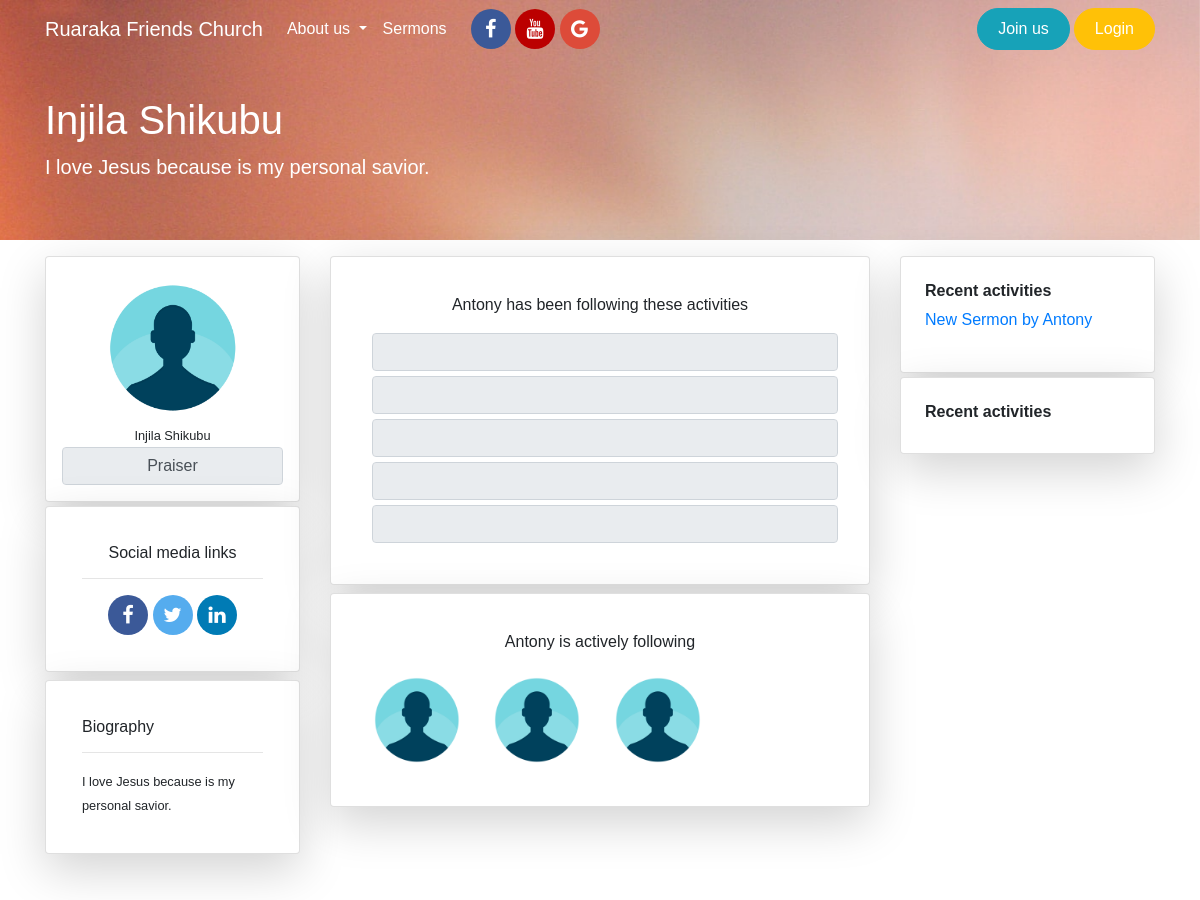
Before: /profile/Antony (upper part) with the older database file.
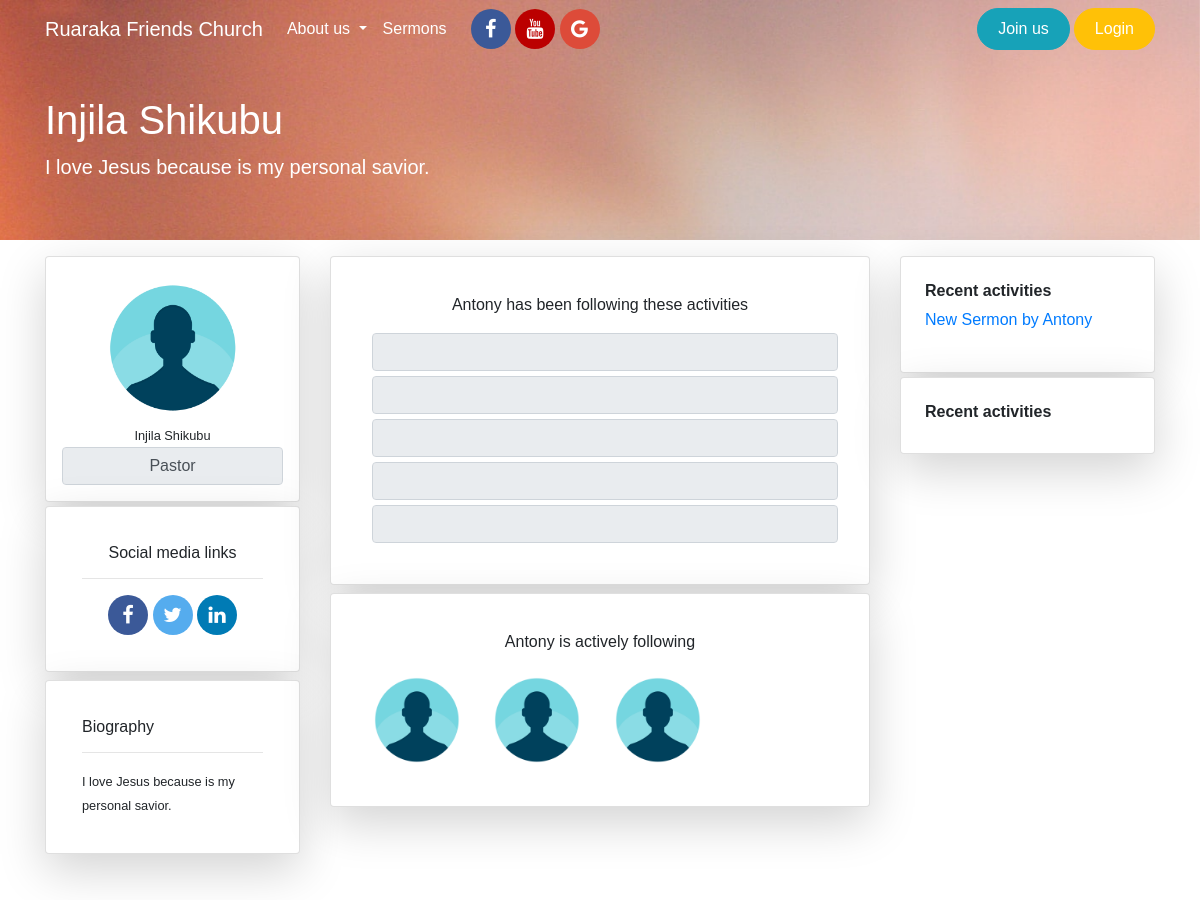
After: the same page with the newer database file.
### app/models.py (models this page shows, shortened)
class User(UserMixin,db.Model):
	id = db.Column(db.Integer, primary_key=True)
	username = db.Column(db.String(124), index=True,unique=True)
	firstname = db.Column(db.String(124), index=True)
	lastname = db.Column(db.String(124), index=True)
	email = db.Column(db.String(124), index=True, unique=True)
	password_hash = db.Column(db.String(124), index=True, unique=True)
	about_me = db.Column(db.String(150))
	avatar = db.Column(db.String(150))
	facebook_url = db.Column(db.String(200))
	twitter_url = db.Column(db.String(200))
	linkedin_url = db.Column(db.String(200))
	role = db.Column(db.String(124), index=True)
	posts = db.relationship('Post', backref='author', lazy='dynamic')
	sermons = db.relationship('Sermon', backref='author', lazy='dynamic')

### app/routes.py (the view)
@app.route('/profile/<username>', methods=['GET', 'POST'])
def profile(username):
	user = User.query.filter_by(username=username).first()
	sermons = Sermon.query.filter_by(user_id=user.id).all()
	posts = None
	owner = False
	try:
		posts = Post.query.filter_by(user_id=user.id)
		if current_user.id == user.id:
			owner = True
	except:
		pass
	title = "{}'s  Profile ".format(user.username)
	return render_template('profile.html',title=title, user=user, posts=posts,sermons=sermons)

### app/templates/profile.html (shortened to what this page needs)
{% extends 'base.html' %}
{% block content  %}
<section id="profile_section">
	<div id="section-profile-top">
		<div class="pt-5 container">
			<h1 class="mt-5">{{user.firstname}} {{user.lastname}}</h1>
			<p class="lead">
					{{user.about_me}}
			</p>
		</div>
	</div>
	<div class="container mt-3 mb-5">
		<div class="row">
			<div class="col-xs-12 col-sm-12 col-md-3 col-lg-3 col-xl-3">
				<div class="card shadow-lg p-3 mb-1 bg-white rounded text-center">
					<img src="{{url_for('static', filename='imgs/profile_pic.png')}}" class="img-rounded mx-auto" style="height: 150px; width:150px">
					<div class="card-body p-0">
						<small>{{user.firstname}} {{user.lastname}}</small>
						<input type="tex" disabled value="{{user.role}}" class="form-control" style="text-align: center">
					</div>
				</div>
				<div class="card shadow-lg p-3 mb-2 bg-white rounded">
					<div class="card-body">
						<h6 class="text-center">Social media links</h6>
						<hr>
						<div id="social_media_links" class="text-center">
					        <a href="{{user.facebook_url or 'https://www.facebook.com/'}}" class="fa fa-facebook"></a>
					        <a href="{{user.twitter_url or 'https://www.twitter.com/'}}" class="fa fa-twitter"></a>
					        <a href="{{user.linkedin_url or 'https://www.linkedin.com/'}}" class="fa fa-linkedin"></a>
				      </div>
					</div>
				</div>
				<div class="card shadow-lg p-3 mb-2 bg-white rounded">
					<div class="card-body">
						<h6>Biography</h6>
						<hr>
						<small class="">
							{{user.about_me}}
						 </small>
					</div>
				</div>
			</div>
			<div class="col-xs-12 col-sm-12 col-md-6 col-lg-6 col-xl-6">
				<div class="card shadow-lg p-3 mb-2 bg-white rounded">
					<div class="card-body">
						<p class="text-center"> {{user.username}} has been following these activities </p>
						<input type="text" name="" disabled="" value="" class="form-control disabled_input">
						<input type="text" name="" disabled="" value="" class="form-control disabled_input">
						<input type="text" name="" disabled="" value="" class="form-control disabled_input">
						<input type="text" name="" disabled="" value="" class="form-control disabled_input">
						<input type="text" name="" disabled="" value="" class="form-control disabled_input">
					</div>
				</div>
				<div class="card shadow-lg p-3 mb-2 bg-white rounded">
					<div class="card-body">
						<p class="text-center">{{user.username}} is actively following</p>
				 		<img src="{{url_for('static', filename='imgs/profile_pic.png')}}" class="img-rounded mr-3" style="height: 100px; width:100px">
				 		<img src="{{url_for('static', filename='imgs/profile_pic.png')}}" class="img-rounded mr-3" style="height: 100px; width:100px">
				 		<img src="{{url_for('static', filename='imgs/profile_pic.png')}}" class="img-rounded mr-3" style="height: 100px; width:100px">
					</div>
				</div>
			</div>
			<div class="col-xs-12 col-sm-12 col-md-3 col-lg-3 col-xl-3">
				<div class="card shadow-lg p-1 mb-1 bg-white rounded">
					<div class="card-body">
						<h6><strong>Recent activities</strong></h6>
						<p class="text-info"><a href="#activities">New Sermon by {{user.username}}</a></p>
					</div>
				</div>
				<div class="card shadow-lg p-1 mb-1 bg-white rounded">
					<div class="card-body">
						<h6><strong>Recent activities</strong></h6>
					</div>
				</div>
			</div>
		</div>
	</div>
</section>
{% endblock content  %}

Changed rows visible on the page:
changed User "Injila": role "Praiser" → "Pastor"
